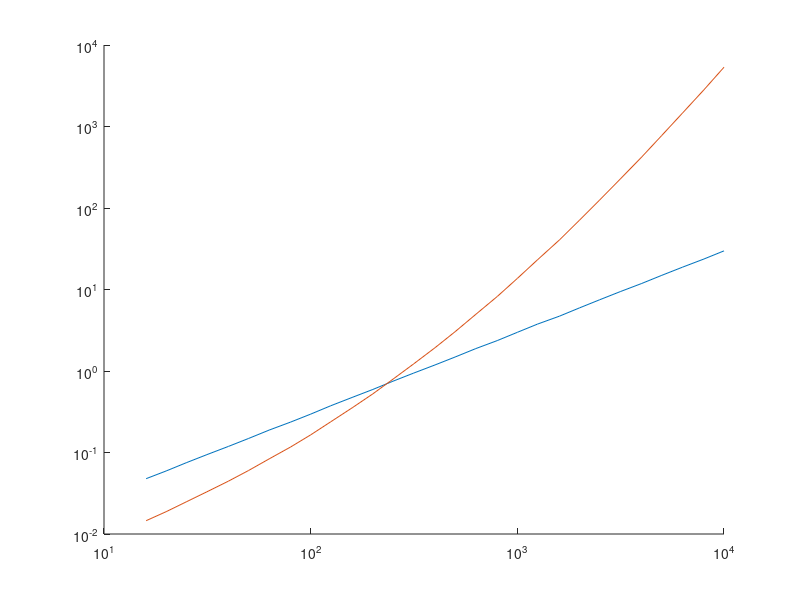

Recreate this plot in MATLAB. (Note: this script raises an error after producing the figure.)
clear all
close all
fig = 1;
fig_flag = 1;

%% Datos

Lx = 1;     % m
Ly = 1.25;  % m
H  = 50e-3; % m

Panel = struct();
Panel.A         = Lx*Ly;    % m^2
Panel.thickness = 5e-3;     % m
Panel.rho       = 2700;     % kg/m^3
Panel.E         = 70e9;     % Pa
Panel.nu        = 0.3;
Panel.D         = Panel.E*Panel.thickness^3/12/(1-Panel.nu^2);

Aire = struct();
Aire.rho        = 1.225;    % kg/m^3
Aire.c          = 343;      % m/s
Aire.V          = Panel.A*H;                      
Aire.A          = 2 * Panel.A + 2*(Lx+Ly) * H ;
Aire.L          = 4*(Lx+Ly+H);

%% /////// APARTADO A /////// %%
%% Número de modos por banda

% Frecuencias en bandas de tercio de octava con la siguiente estrcutura:
%   Límite inferior, Frecuencia central, Límite superior, Incremento
try 
    load('Frecuencias.mat','Frecuencias');
catch
    disp('Error al cargar Frecuencias.mat')
end

% Paneles
Panel.modos(:,:) = Frecuencias(:,:);
Panel.modos(:,5) = Panel.A/4/pi * (Panel.rho*Panel.thickness/Panel.D)^0.5; % modos/(rad/s)
Panel.modos(:,6) = Panel.modos(:,5) .* Panel.modos(:,4);

% Capas de aire
Aire.modos(:,:) = Frecuencias(:,:);
Aire.modos(:,5) = Aire.V/pi/Aire.c * (Frecuencias(:,2).*2*pi ./ Aire.c).^2 +...
    Aire.A/4/Aire.c * (Frecuencias(:,2).*2*pi ./ Aire.c) + ...
    Aire.L/8/Aire.c; % modos/(rad/s)
Aire.modos(:,6) = Aire.modos(:,5) .* Aire.modos(:,4);

% Requisito para el SEA

idx = min(find(Panel.modos(:,6)>5));
Panel.f_SEA = Panel.modos(idx,2);

idx = min(find(Aire.modos(:,6)>5));
Aire.f_SEA = Aire.modos(idx,2);

clear idx

SEA_frec = max([Panel.f_SEA, Aire.f_SEA]);

if fig_flag == 1
    figure(fig)
    set(gca, 'XScale', 'log')
    set(gca, 'YScale', 'log')
    hold on
    plot(Panel.modos(:,2),Panel.modos(:,6), 'DisplayName', 'Panel')
    plot(Aire.modos(:,2), Aire.modos(:,6),  'DisplayName', 'Aire' )
    yline(5,'--','Color','k','DisplayName', 'N=5')
    xline(Panel.f_SEA,'Color','g', 'DisplayName', 'Panel f SEA')
    xline(Aire.f_SEA,'Color','y', 'DisplayName', 'Aire f SEA')
    grid on
    ylabel('N (Número de modos)')
    xlabel('Frecuencia [Hz]')
    legend('Location','best')
    fig = fig+1;
end


%% /////// APARTADO B /////// %%
%% Factor de pérdidas de acoplamiento

% Frecuencias de la placa
Panel.m   = Panel.rho * Panel.thickness;              % Masa por unidad de superficie
Panel.fc  = (Aire.c^2/2/pi) * (Panel.m/Panel.D)^0.5;  % Frecuencia crítica de la placa
Panel.f11 = (Aire.c^2/4/Panel.fc) * (1/Lx^2+1/Ly^2);  % Primer modo superficial de la placa

% Sigma

A   = Panel.A;
c0  = Aire.c;
P   = 2*(Lx+Ly);
fc  = Panel.fc;
    
for f = 1:length(Frecuencias(:,2))
    frec   = Frecuencias(f,2);
    lambda = (frec/fc)^0.5 ;
    
    if Panel.f11 <= Panel.fc/2
        if frec<Panel.f11
            sigma(f) = 4*A^2*(frec/c0)^2;
        elseif Panel.f11< frec && frec < Panel.fc/2
            A1 = c0*P/A/fc;
            A2 = ((1-lambda^2)*log((1+lambda)/(1-lambda))+2*lambda) / (4*pi^2*(1-lambda^2)^1.5);
            A3 = 2*(2*c0/fc/pi^2)^2;
            A4 = (1-2*lambda^2)/(A*lambda*(1-lambda^2)^0.5);
            sigma(f) = A1 * A2 + A3 * A4;
        elseif Panel.fc/2 < frec && frec < Panel.fc
            A1 = c0*P/A/fc;
            A2 = ((1-lambda^2)*log((1+lambda)/(1-lambda))+2*lambda) / (4*pi^2*(1-lambda^2)^1.5);
            sigma(f) = A1 * A2;
        elseif frec >= Panel.fc
            sigma(f) = 1/(1-fc/frec)^0.5;
        end
    elseif Panel.f11 > Panel.fc/2
        if frec <= Panel.fc
            sigma(f) = 4*A^2*(frec/c0)^2;
        elseif frec > Panel.fc
            sigma(f) = 1/(1-fc/frec)^0.5;
        end
    end
end

clear A1 A2 A3 A4
clear A c0 P fc
clear deltaf deltaW lambda

sigma = sigma';

% Pérdidas panel-aire
Panel.eta = Aire.A*Aire.rho*Aire.c.*sigma./(Panel.rho*Panel.A*Panel.thickness*2*pi.*Frecuencias(:,2));

% Pérdidas aire-panel
Aire.eta  = Panel.eta .* Panel.modos(:,5) ./ Aire.modos(:,5);

% Representación gráfica

if fig_flag == 1
    figure(fig)
    set(gca, 'XScale', 'log')
    hold on
    plot(Frecuencias(:,2), Panel.eta(:), 'DisplayName', 'Panel')
    plot(Frecuencias(:,2), Aire.eta(:),  'DisplayName', 'Aire' )
    grid on
    legend('Location','best')
    ylabel('eta')
    xlabel('Frecuencia [Hz]')
    fig = fig+1;
end

%% /////// APARTADO C /////// %%

% {P_ext(w)} = w * [eta(w)] * {E(w)}

%% /////// APARTADO D /////// %%

%% Ensamblaje (haciendo uso de la clase conjunto de la parte anterior)

% Panel-Aire

eta_pd = 0.015;

Panel.M(1,1,:) = +Panel.eta(:)+eta_pd;
Panel.M(1,2,:) = -Panel.eta(:);
Panel.M(2,1,:) = -Aire.eta(:);
Panel.M(2,2,:) = +Aire.eta(:);

% Aire-Panel

eta_ad = 0.01;

Aire.M(1,1,:) = +Aire.eta(:)+eta_ad;
Aire.M(1,2,:) = -Aire.eta(:);
Aire.M(2,1,:) = -Panel.eta(:);
Aire.M(2,2,:) = +Panel.eta(:);

% Conjuntos
Paneles = [Panel Panel Panel];      
Aires   = [Aire Aire];

% Nodos
Paneles(1).nodes    = [1 2];
Aires(1).nodes      = [2 3];
Paneles(2).nodes    = [3 4];
Aires(2).nodes      = [4 5];

% Ensamblaje
estructura = conjunto({Paneles(1), Paneles(2), Aires(1), Aires(2)},1);  %Hay que quitar el último panel porque no tiene aire detrás
estructura.M(5,5,:) = estructura.M(5,5,:) + eta_pd;                     %Faltaba la disipación del último panel

%% Potencias externas aplicadas

% Valores de la tabla
Frecuencias_list = [16 1e3 1250 1600 2000 2500 3150 4000 5000 1e4];

Potencias_list = [  10  10   20   35   50   80  100  150  100 100;...
                    4.35 4.35 8.7 15.2 21.74 36.96 39.13 45.65 43.47 43.47;...
                    10  10   20   35   50   80  100  150  100 100] ; % W            
                
% Columna con frecuencias (Hz)
for p=1:length(Paneles)
    Paneles(p).p_ext(:,1) = Frecuencias(:,2);
end

% Columna con potencias (W)

f = 1;                
                            
Paneles(1).p_ext(f,2) = 10;
Paneles(2).p_ext(f,2) = 4.35;
Paneles(3).p_ext(f,2) = 10;
                      
for f=2:length(Frecuencias)
     
    if Frecuencias(f,2) > Frecuencias_list(1) && Frecuencias(f,2) <= Frecuencias_list(2) l = 1; end
    if Frecuencias(f,2) > Frecuencias_list(2) && Frecuencias(f,2) <= Frecuencias_list(3) l = 2; end
    if Frecuencias(f,2) > Frecuencias_list(3) && Frecuencias(f,2) <= Frecuencias_list(4) l = 3; end
    if Frecuencias(f,2) > Frecuencias_list(4) && Frecuencias(f,2) <= Frecuencias_list(5) l = 4; end
    if Frecuencias(f,2) > Frecuencias_list(5) && Frecuencias(f,2) <= Frecuencias_list(6) l = 5; end
    if Frecuencias(f,2) > Frecuencias_list(6) && Frecuencias(f,2) <= Frecuencias_list(7) l = 6; end
    if Frecuencias(f,2) > Frecuencias_list(7) && Frecuencias(f,2) <= Frecuencias_list(8) l = 7; end
    if Frecuencias(f,2) > Frecuencias_list(8) && Frecuencias(f,2) <= Frecuencias_list(9) l = 8; end
    if Frecuencias(f,2) > Frecuencias_list(9) && Frecuencias(f,2) <= Frecuencias_list(10) l = 9; end
    
    for p=1:length(Paneles)
        deltaW = (Potencias_list(p,l+1) - Potencias_list(p,l))  / (Frecuencias_list(l+1) - Frecuencias_list(l)) ;
        deltaf = Frecuencias(f,2) - Frecuencias_list(l);
        Paneles(p).p_ext(f,2) = Paneles(p).p_ext(f-1,2) + deltaW*deltaf;
        dW(l) = deltaW;
        df(l) = deltaf;
    end

end

clear l Frecuencias_list Potencias_list

% Comprobación visual

if fig_flag == 1
    figure(fig)
    hold on
    for p=1:length(Paneles)
        plot(Paneles(p).p_ext(:,1),Paneles(p).p_ext(:,2), 'DisplayName', ['Panel',num2str(p)])
    end
    grid on
    legend()
    ylabel('P ext [W]')
    xlabel('Frecuencia [Hz]')
    fig = fig+1;
end

% En un único vector

Z = zeros(length(Frecuencias(:,2)),1);
P_ext = [Paneles(1).p_ext(:,2) Z Paneles(2).p_ext(:,2) Z Paneles(3).p_ext(:,2)]';
P_ext = P_ext';

%% Energías 

idx = find(Frecuencias(:,2)>SEA_frec);

for f = idx(1):idx(end)
    omega = Frecuencias(f,2) * 2 * pi;
    M = estructura.M(:,:,f); % Porque el último panel no tiene aire luego
    P = P_ext(f,:)';
    E(f,:) = 1/omega .* inv(M) * P;
end

clear omega M P

% Representación gráfica

if fig_flag == 1
    figure(fig)
    set(gca, 'XScale', 'log')
    set(gca, 'YScale', 'log')
    hold on
    display_names = {'Panel 1', 'Aire 1', 'Panel 2', 'Aire 2', 'Panel 3'};
    for p = 1:length(E(1,:))
        FF = Frecuencias(idx,2);
        EE = E(idx,p);
        plot(FF,EE,'DisplayName',display_names{p});
    end
    grid on
    legend()
    ylabel('E [J]')
    xlabel('Frecuencia [Hz]')
    fig = fig+1;
end

clear EE FF


%% /////// APARTADO E /////// %%

%% Velocidad media en los paneles
% E = 1/2 * m * v^2

vrms(:,1:3) = (2*E(:,[1,3,5])./Panel.A/Panel.rho/Panel.thickness).^0.5;

if fig_flag == 1
    figure(fig)
    set(gca, 'XScale', 'log')
    set(gca, 'YScale', 'log')
    hold on
    display_names = {'Panel 1', 'Panel 2' 'Panel 3'};
    for p = 1:length(vrms(1,:))
        FF = Frecuencias(idx,2);
        vv = vrms(idx,p);
        plot(FF,vv,'DisplayName',display_names{p});
    end
    grid on
    legend()
    ylabel('v [m/s]')
    xlabel('Frecuencia [Hz]')
    fig = fig+1;
end

clear FF vv

%% Presión media en las capas de aire
% E = V * P^2 / (rho*c0^2)

Prms(:,1:2) = (E(:,[2,4])./Aire.V * Aire.rho * Aire.c^2).^0.5;

if fig_flag == 1
    figure(fig)
    set(gca, 'XScale', 'log')
    set(gca, 'YScale', 'log')
    hold on
    display_names = {'Aire 1', 'Aire 2'};
    for p = 1:length(Prms(1,:))
        FF = Frecuencias(idx,2);
        PP = Prms(idx,p);
        plot(FF,PP,'DisplayName',display_names{p});
    end
    grid on
    legend()
    ylabel('P [Pa]')
    xlabel('Frecuencia [Hz]')
    fig = fig+1;
end

clear FF PP
